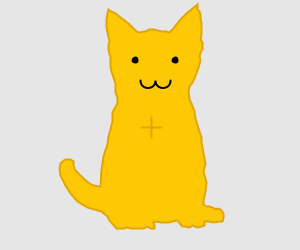
Frame 1 (no input)
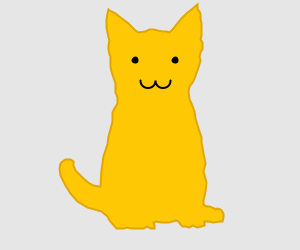
Frame 2 (the mouse pressed at the canvas centre, redrawn once)

The Processing sketch that drew these frames (run headless with seeded random() and noise(); the mouse was pressed at the canvas centre and the sketch redrawn once):

// Processing sketch: processing_153253
// ── processing_153253.pde

int[] x = {
  197, 197, 199, 200, 200, 201, 201, 201, 200, 202, 
  202, 202, 201, 200, 199, 200, 198, 194, 192, 189, 
  188, 189, 191, 194, 195, 198, 201, 201, 203, 205, 
  203, 206, 205, 203, 203, 206, 209, 214, 215, 217, 
  220, 221, 223, 223, 222, 219, 213, 208, 204, 204, 
  201, 197, 192, 189, 185, 182, 180, 178, 176, 168, 
  161, 156, 153, 154, 154, 150, 147, 143, 141, 134, 
  131, 127, 123, 116, 109, 107, 101, 87, 77, 70, 65, 
  60, 59, 60, 62, 65, 70, 73, 73, 75, 79, 84, 89, 93, 
  98, 100, 101, 103, 107, 108, 111, 112, 112, 112, 
  114, 117, 117, 115, 115, 115, 111, 110, 110, 110, 
  110, 109, 108, 108, 109, 108, 107, 106, 106, 106, 
  107, 108, 109, 115, 120, 128, 135, 138, 145, 149, 
  153, 157, 162, 166, 169, 173, 176, 181, 186, 191
};

int[] y = {
  4, 9, 11, 14, 18, 23, 29, 35, 39, 42, 46, 49, 50, 52, 
  56, 60, 67, 78, 82, 86, 91, 99, 103, 111, 118, 128, 
  137, 142, 153, 163, 171, 182, 191, 200, 204, 206, 
  206, 208, 209, 208, 209, 210, 213, 217, 221, 221, 
  222, 221, 221, 225, 226, 227, 225, 227, 226, 226, 
  224, 221, 220, 222, 222, 221, 222, 225, 228, 228, 
  226, 228, 228, 228, 228, 227, 228, 228, 220, 216, 
  211, 207, 201, 193, 185, 175, 168, 163, 161, 159, 
  159, 161, 165, 170, 174, 179, 183, 185, 186, 186, 
  170, 156, 144, 136, 125, 121, 115, 112, 108, 103, 
  97, 92, 87, 83, 71, 66, 61, 58, 56, 54, 49, 45, 40, 
  37, 32, 27, 23, 19, 13, 9, 10, 13, 17, 23, 30, 32, 
  31, 29, 29, 30, 31, 31, 32, 28, 24, 18, 13, 9
};

int xsum = 0;
int ysum = 0;

void setup() {
  size(300, 250);
  smooth();
}

void draw() {
  background(230);
  fill(255, 200, 5);
  strokeWeight(2);
  stroke(225, 166, 5);
  beginShape();
  for (int i = 0; i < x.length; i++) {
    vertex(x[i], y[i]);
    xsum += x[i];
    ysum += y[i];
  }
  endShape(CLOSE);
  line((xsum/x.length)-10, (ysum/y.length), (xsum/x.length)+10, 
  (ysum/y.length));  
  line((xsum/x.length), (ysum/y.length)-10, (xsum/x.length), 
  (ysum/y.length)+10);       
  fill(0);
  stroke(0);
  ellipse(135, 60, 5, 5);
  ellipse(175, 60, 5, 5);
  noFill();
  beginShape();
  vertex(140, 80);
  bezierVertex(140, 90, 155, 90, 155, 80);
  bezierVertex(155, 90, 170, 90, 170, 80);
  endShape();
  noLoop();
}
